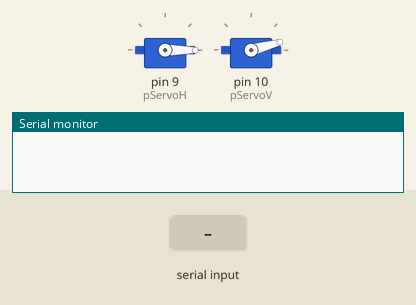
Bench run of a sketch on a simulated Arduino Uno, built with avr-gcc and run on an emulated ATmega328P. Shown: 2 × servo, the last lines printed to the serial monitor. The test bench sets the inputs (shaded band).

Above: at 1.2 s.
1.3 s: "v5\n" received over Serial
At 2.4 s:
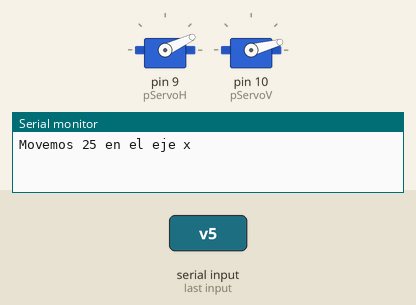
2.8 s: "h1\n" received over Serial
At 3.5 s:
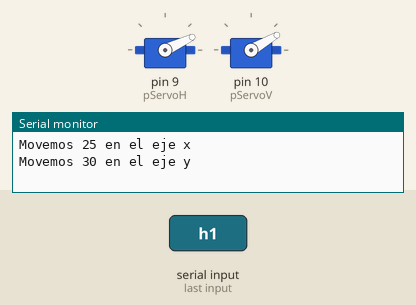
4.3 s: "v1\n" received over Serial
At 4.7 s:
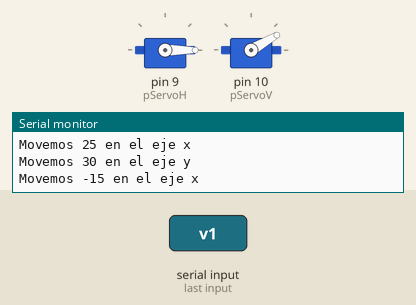
5.8 s: "v7\n" received over Serial
At 7.0 s:
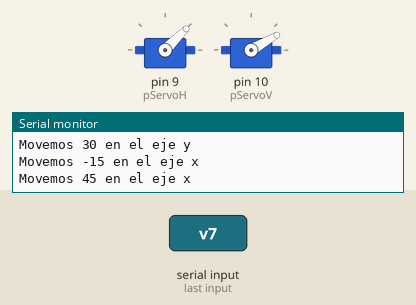
8.8 s: "v2\n" received over Serial
At 9.3 s:
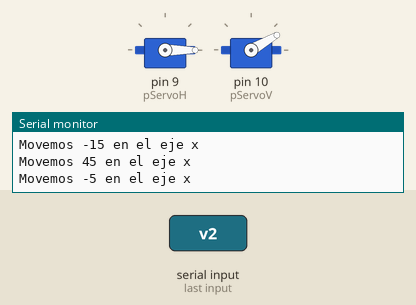
Timing chart, 0 to 11.3 s (numbered marks = the images above; inputs shaded):
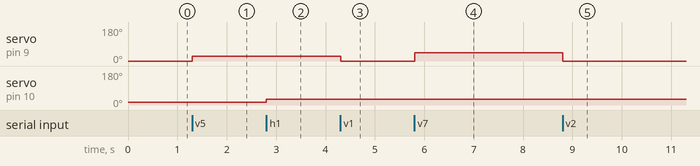

Measured:
- after the input at 1.3 s, servo on pin 9 (pServoH): 0° → 25° at once
- after the input at 2.8 s, servo on pin 10 (pServoV): 15° → 30° at once
- after the input at 4.3 s, servo on pin 9 (pServoH): 25° → 0° at once
- after the input at 5.8 s, servo on pin 9 (pServoH): 0° → 45° at once
- after the input at 8.8 s, servo on pin 9 (pServoH): 45° → 0° at once

The sketch:

arduino.ino
```cpp
#include <Servo.h>
Servo servoH;                   // Servo encargado del movimineto horizontal
Servo servoV;                   // Servo encargado del movimineto vertical
String entradaSerial = "";      // String para almacenar entrada
bool entradaCompleta = false;   // Indicar si el String está completo
int velocidadDeConexion = 9600; // Establecemos a cuantos baudios debe ir la conexion

// pines de conexión PWM al servo
int pServoH = 9;
int pServoV = 10;
int pulsoMinimo = 580;  // Duración en microsegundos del pulso para girar 0º
int pulsoMaximo = 2500; // Duración en microsegundos del pulso para girar 180º
int angulo = 0;         // Variable para guardar el angulo que deseamos de giro

void setup()
{
  // configuramos los servos
  servoH.attach(pServoH, pulsoMinimo, pulsoMaximo);
  servoV.attach(pServoV);

  // establecemos un angulo inicial
  servoH.write(0);
  servoV.write(15);

  // configuramos la conexion serial
  Serial.begin(velocidadDeConexion);
}

void loop()
{
  // si los datos no se terminaron de enviar cancelamos la ejecucion de la iteracion del bucle
  if (!entradaCompleta)
    return;

  // movemos el servo en horizontal
  if (entradaSerial == "v1")
  {
    moverServo("x", -15);
  }
  else if (entradaSerial == "v2")

  {
    moverServo("x", -5);
  }
  else if (entradaSerial == "v3")
  {
    moverServo("x", 5);
  }
  else if (entradaSerial == "v4")
  {
    moverServo("x", 15);
  }
  else if (entradaSerial == "v5")
  {
    moverServo("x", 25);
  }
  else if (entradaSerial == "v6")
  {
    moverServo("x", 35);
  }
  else if (entradaSerial == "v7")
  {
    moverServo("x", 45);
  }
  else if (entradaSerial == "h1")
  {
    moverServo("y", 30);
  }
  else if (entradaSerial == "h2")
  {
    moverServo("y", 15);
  }
  else if (entradaSerial == "h3")
  {
    moverServo("y", 0);
  }
  else
  {
    // Si el comando no es valido enviamos un error
    Serial.println("Error: El dato recibido es inválido!!\n");
  }

  // nos aseguramos de reestablecer los datos necesarios
  entradaSerial = "";
  entradaCompleta = false;
}

// Función que se activa cuando ocurre cualquier evento relacionado a la conexion serial
// como al recibir algo por el puerto o al interrumpir la conexion.
void serialEvent()
{

  // mientras la conexion serial se mantenga abierta y no se haya terminado la entrada...
  while (Serial.available() && !entradaCompleta)
  {

    // Obtener bytes de entrada y lo convertimos en un caracter
    char inChar = (char)Serial.read();

    // Para saber si el string está completo, se detendrá al recibir
    // el caracter de salto de línea \n
    if (inChar == '\n')
    {
      entradaCompleta = true;
    }
    else
    {
      // si el caracter no es \n --> agregar al String de entrada
      entradaSerial += inChar;
    }
  }
}

void moverServo(String eje, int angulo)
{
  // obtenemos el angulo como adena de texto
  String anguloStr = (String)angulo;

  // Enviamos el mensaje con un salto de linea
  Serial.println("Movemos " + anguloStr + " en el eje " + eje);

  // Movemos el servo
  if (eje == "x")
  {
    servoH.write(angulo);
  }
  else if (eje == "y")
  {
    servoV.write(angulo);
  }
  else
  {
    // esto no deberia pasar
  }
}
```
